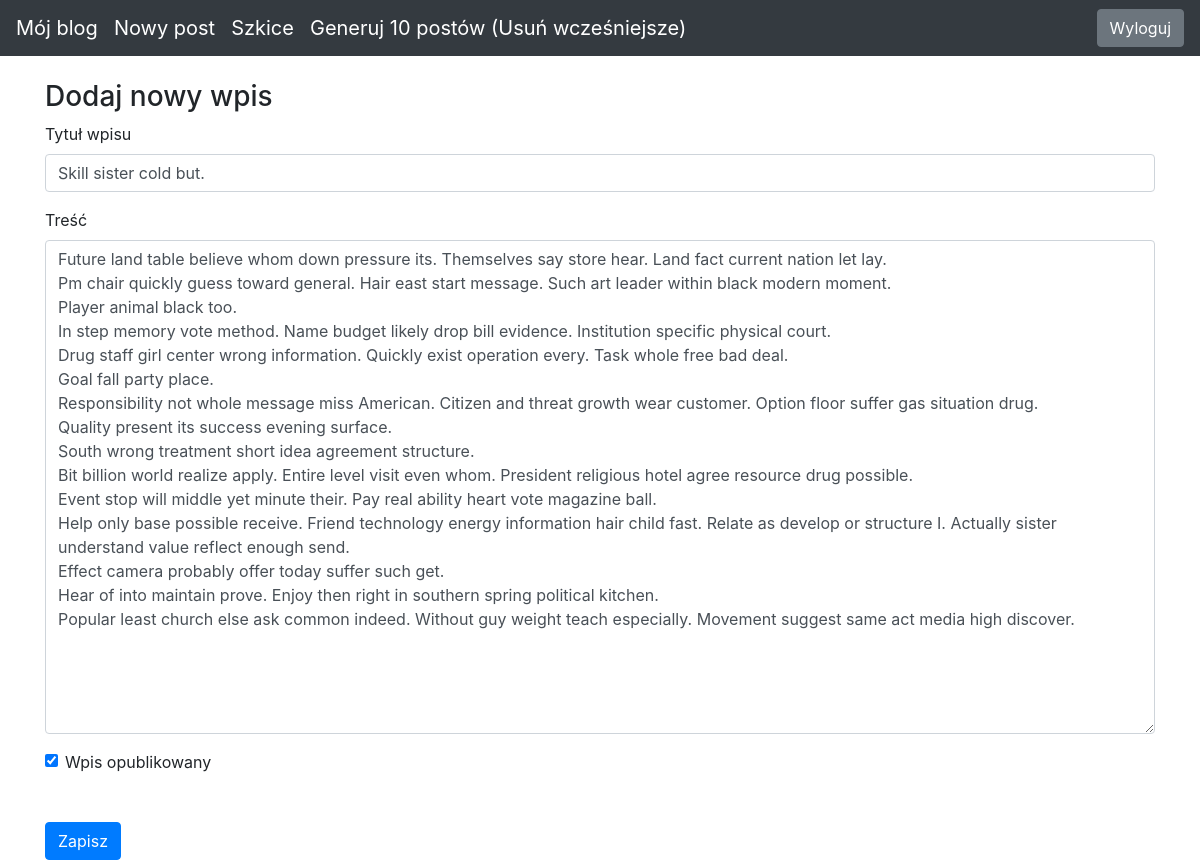
/edit-post/9 (signed in), run on the app's committed database.
### blog/models.py (models this page shows)
class Entry(db.Model):
   id = db.Column(db.Integer, primary_key=True)
   title = db.Column(db.String(80), nullable=False)
   body = db.Column(db.Text, nullable=False)
   pub_date = db.Column(db.DateTime, nullable=False,
       default=datetime.datetime.utcnow)
   is_published = db.Column(db.Boolean, default=False)

### blog/routes.py (the view)
@app.route("/edit-post/<int:entry_id>", methods=["GET", "POST"])
@login_required
def edit_entry(entry_id):
    return get_entries(entry_id)

### blog/forms.py
class EntryForm(FlaskForm):
   title = StringField('Title', validators=[DataRequired()])
   body = TextAreaField('Content', validators=[DataRequired()])
   is_published = BooleanField('Is Published?')

### blog/routes.py (called while the page is built)
def login_required(view_func):
   @functools.wraps(view_func)
   def check_permissions(*args, **kwargs):
       if session.get('logged_in'):
           return view_func(*args, **kwargs)
       return redirect(url_for('login', next=request.path))
   return check_permissions

### blog/utils.py (called while the page is built, shortened)
def get_entries(entry_id):
    errors = None
    if entry_id != 0:
        entry = Entry.query.filter_by(id=entry_id).first_or_404()
        form = EntryForm(obj=entry)
        flash_mess = f'Edytowano post {entry.title} na blogu.'
    return render_template("entry_form.html", form=form, errors=errors)

### blog/templates/entry_form.html (shortened to what this page needs)
{% extends "base.html" %}
{% block content %}
<h3>
   Dodaj nowy wpis
</h3>
<form action="" method="POST">
   <div class="form-group">
       <label for="title">Tytuł wpisu</label>
       {{ form.title(class_="form-control") }}
   </div>
   <div class="form-group">
       <label for="body">Treść</label>
       {{ form.body(class_="form-control", cols="100", rows="20") }}
   </div>
   <div class="form-check">
       {{ form.is_published(class_="form-check-input") }}
       <label class="form-check-label" for="is_published">Wpis opublikowany</label>
   </div>
   <button type="submit" class="btn btn-primary mt-5">Zapisz</button>
</form>
{% endblock %}

### blog/templates/base.html (style rules this page uses)
body { padding-top: 5rem; }

### data on the page
Entry: title "Skill sister cold but.", body "Future land table believe whom down pressure its. Themselves say store hear. Land fact current nation let lay. Pm chair quickly guess toward general. Hair east start message. Such art leader within black modern moment. Player animal black too. In step memory vote method. Name budget likely drop bill evidence. Institution specific physical court. Drug staff girl center wrong information. Quickly exist operation every. Task whole free bad deal. Goal fall party place. Responsibility not whole message miss American. Citizen and threat growth wear customer. Option floor suffer gas situation drug. Quality present its success evening surface. South wrong treatment short idea agreement structure.…", is_published "☑"
